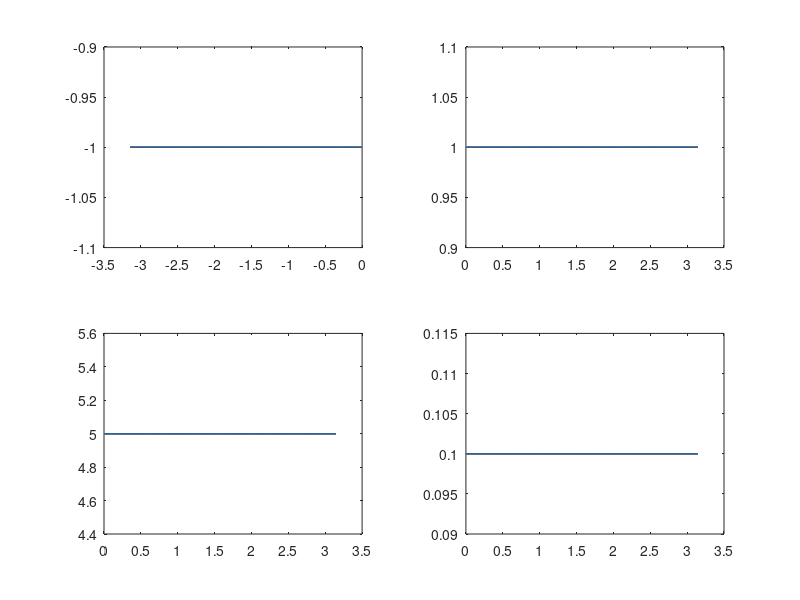

This figure's MATLAB source:
%% Serie de fourier de la función cuadrada
% Grafica la función original

%definir los límites de la función
x1=linspace(-pi,0,50);
x2=linspace(0,pi,50);

y1=-ones(length(x1));
y2=ones(length(x2));

%plot(x1,y1, x2,y2)
%grid on
%v=[-2 2]
%ylim(v)

subplot(2,2,1)
plot(x1,y1)
hold on
subplot(2,2,2)
plot(x2,y2)
hold on
subplot(2,2,3)
plot(x2,5*y2)
subplot(2,2,4)
plot(x2,y2*0.1)
